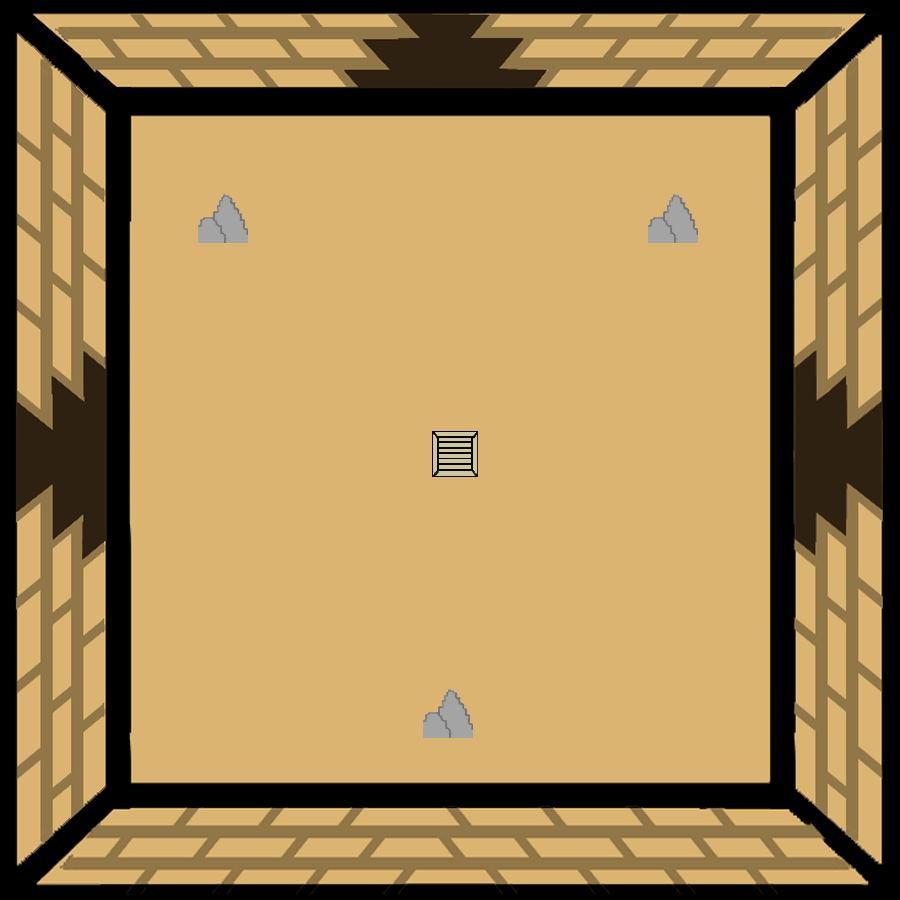

The image is a tile-based game level rendered from a .tmx file. Its description and source (layers, tilesets, objects; grid data summarised) follow:
An orthogonal 100x100 tile map with 9x9 px tiles, 2 tile layers (SALA, CAJAS Y ROCAS), 3 tilesets.

<map version="1.2" tiledversion="1.3.3" orientation="orthogonal" renderorder="right-down" width="100" height="100" tilewidth="9" tileheight="9" infinite="0" nextlayerid="3" nextobjectid="1">
 <tileset firstgid="1" source="RUINAS8.tsx" />
 <tileset firstgid="10001" source="CAJA.tsx" />
 <tileset firstgid="10026" source="ROCAS.tsx" />
 <layer id="1" name="SALA" width="100" height="100">
  <data>[10000 cells, 10000 non-empty, 10000 distinct tile ids]</data>
 </layer>
 <layer id="2" name="CAJAS Y ROCAS" width="100" height="100">
  <data>[10000 cells, 647 non-empty, 645 distinct tile ids]</data>
 </layer>
</map>
